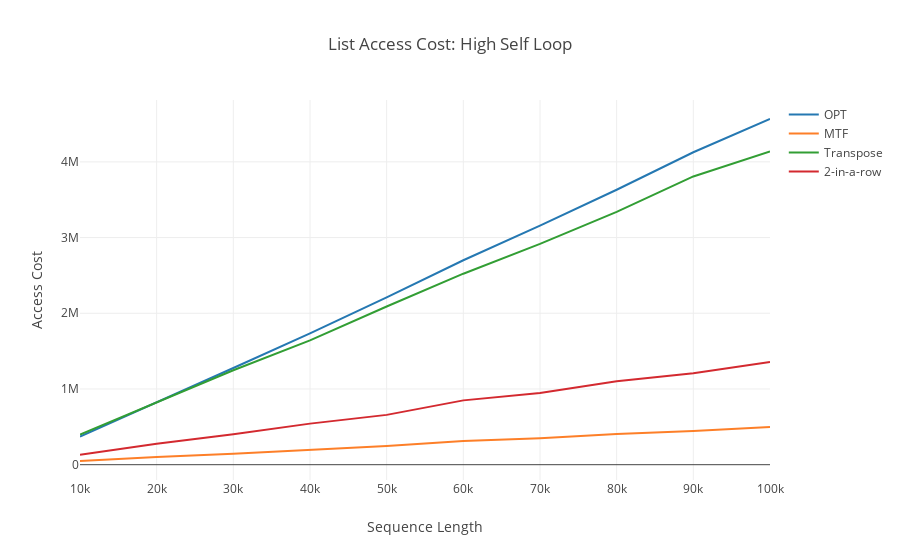
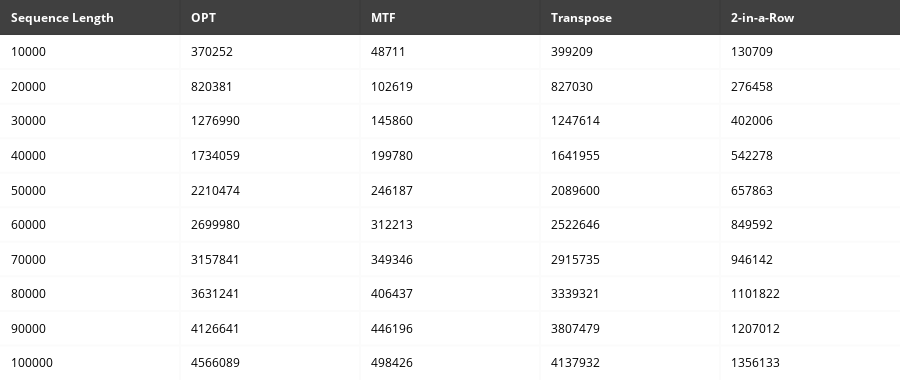

Source (notebook cell) for these figures, in order:
### Code cell
df = pd.read_csv('list/staticMarkovHighListAccessCost.csv')

trace1 = go.Scatter(
                    x=df['Sequence Length'], y=df['Access Costs'], # Data
                    mode='lines', name='OPT',
                    line = dict(color = ('rgb(37, 120, 178)'))
                    )

df = pd.read_csv('list/mtfMarkovHighListAccessCost.csv')

trace2 = go.Scatter(
                    x=df['Sequence Length'], y=df['Access Costs'], # Data
                    mode='lines', name='MTF',
                    line = dict(color = ('rgb(253, 127, 40)'))
                   )

df = pd.read_csv('list/transposeMarkovHighListAccessCost.csv')

trace3 = go.Scatter(
                    x=df['Sequence Length'], y=df['Access Costs'], # Data
                    mode='lines', name='Transpose',
                    line = dict(color = ('rgb(50, 158, 52)'))
                   )

df = pd.read_csv('list/kInARowMarkovHighListAccessCost.csv')

trace4 = go.Scatter(
                    x=df['Sequence Length'], y=df['Access Costs'], # Data
                    mode='lines', name='2-in-a-row',
                    line = dict(color = ('rgb(211, 41, 47)'))
                   )



layout = go.Layout(title='List Access Cost: High Self Loop',
                   plot_bgcolor='rgb(255, 255,255)',
                   xaxis=dict(title='Sequence Length'),
                   yaxis=dict(title='Access Cost'))

fig = go.Figure(data=[trace1, trace2, trace3, trace4], layout=layout)

iplot(fig)

df = pd.read_csv('table/MarkovHighList.csv')
colorscale = [[0, '#000000'],[.5, '#FFFFFF'],[1, '#ffffff']]
table = ff.create_table(df, colorscale=colorscale)
iplot(table)

### Figure 1 — Plotly figure (JSON) as saved in the notebook; plotly's stock layout.template omitted (floating-point values rounded to 4 significant figures)
{"data": [{"line": {"color": "rgb(37, 120, 178)"}, "mode": "lines", "name": "OPT", "type": "scatter", "uid": "0bda8780-a7e1-4d58-8e0e-cd65b5ae4199", "x": [10000, 20000, 30000, 40000, 50000, 60000, 70000, 80000, 90000, 100000], "y": [370252, 820381, 1276990, 1734059, 2210474, 2699980, 3157841, 3631241, 4126641, 4566089]}, {"line": {"color": "rgb(253, 127, 40)"}, "mode": "lines", "name": "MTF", "type": "scatter", "uid": "655cc435-684a-41c5-8111-97fd984e80d1", "x": [10000, 20000, 30000, 40000, 50000, 60000, 70000, 80000, 90000, 100000], "y": [48711, 102619, 145860, 199780, 246187, 312213, 349346, 406437, 446196, 498426]}, {"line": {"color": "rgb(50, 158, 52)"}, "mode": "lines", "name": "Transpose", "type": "scatter", "uid": "660793aa-ffca-4f21-bc1a-f4ae08b63c8f", "x": [10000, 20000, 30000, 40000, 50000, 60000, 70000, 80000, 90000, 100000], "y": [399209, 827030, 1247614, 1641955, 2089600, 2522646, 2915735, 3339321, 3807479, 4137932]}, {"line": {"color": "rgb(211, 41, 47)"}, "mode": "lines", "name": "2-in-a-row", "type": "scatter", "uid": "91afd8de-bf6b-4692-92f3-604a6b581ff1", "x": [10000, 20000, 30000, 40000, 50000, 60000, 70000, 80000, 90000, 100000], "y": [130709, 276458, 402006, 542278, 657863, 849592, 946142, 1101822, 1207012, 1356133]}], "layout": {"plot_bgcolor": "rgb(255, 255,255)", "title": "List Access Cost: High Self Loop", "xaxis": {"title": "Sequence Length"}, "yaxis": {"title": "Access Cost"}}}

### Figure 2 — Plotly figure (JSON) as saved in the notebook; plotly's stock layout.template omitted (floating-point values rounded to 4 significant figures)
{"data": [{"colorscale": [[0, "#000000"], [0.5, "#FFFFFF"], [1, "#ffffff"]], "hoverinfo": "none", "opacity": 0.75, "showscale": false, "type": "heatmap", "uid": "55fe295e-4b79-440b-b2e5-ceb5afd31289", "z": [[0, 0, 0, 0, 0], [0.5, 0.5, 0.5, 0.5, 0.5], [1, 1, 1, 1, 1], [0.5, 0.5, 0.5, 0.5, 0.5], [1, 1, 1, 1, 1], [0.5, 0.5, 0.5, 0.5, 0.5], [1, 1, 1, 1, 1], [0.5, 0.5, 0.5, 0.5, 0.5], [1, 1, 1, 1, 1], [0.5, 0.5, 0.5, 0.5, 0.5], [1, 1, 1, 1, 1]]}], "layout": {"annotations": [{"align": "left", "font": {"color": "#ffffff"}, "showarrow": false, "text": "<b>Sequence Length</b>", "x": -0.45, "xanchor": "left", "xref": "x", "y": 0, "yref": "y"}, {"align": "left", "font": {"color": "#ffffff"}, "showarrow": false, "text": "<b>OPT</b>", "x": 0.55, "xanchor": "left", "xref": "x", "y": 0, "yref": "y"}, {"align": "left", "font": {"color": "#ffffff"}, "showarrow": false, "text": "<b>MTF</b>", "x": 1.55, "xanchor": "left", "xref": "x", "y": 0, "yref": "y"}, {"align": "left", "font": {"color": "#ffffff"}, "showarrow": false, "text": "<b>Transpose</b>", "x": 2.55, "xanchor": "left", "xref": "x", "y": 0, "yref": "y"}, {"align": "left", "font": {"color": "#ffffff"}, "showarrow": false, "text": "<b>2-in-a-Row</b>", "x": 3.55, "xanchor": "left", "xref": "x", "y": 0, "yref": "y"}, {"align": "left", "font": {"color": "#000000"}, "showarrow": false, "text": "10000", "x": -0.45, "xanchor": "left", "xref": "x", "y": 1, "yref": "y"}, {"align": "left", "font": {"color": "#000000"}, "showarrow": false, "text": "370252", "x": 0.55, "xanchor": "left", "xref": "x", "y": 1, "yref": "y"}, {"align": "left", "font": {"color": "#000000"}, "showarrow": false, "text": "48711", "x": 1.55, "xanchor": "left", "xref": "x", "y": 1, "yref": "y"}, {"align": "left", "font": {"color": "#000000"}, "showarrow": false, "text": "399209", "x": 2.55, "xanchor": "left", "xref": "x", "y": 1, "yref": "y"}, {"align": "left", "font": {"color": "#000000"}, "showarrow": false, "text": "130709", "x": 3.55, "xanchor": "left", "xref": "x", "y": 1, "yref": "y"}, {"align": "left", "font": {"color": "#000000"}, "showarrow": false, "text": "20000", "x": -0.45, "xanchor": "left", "xref": "x", "y": 2, "yref": "y"}, {"align": "left", "font": {"color": "#000000"}, "showarrow": false, "text": "820381", "x": 0.55, "xanchor": "left", "xref": "x", "y": 2, "yref": "y"}, {"align": "left", "font": {"color": "#000000"}, "showarrow": false, "text": "102619", "x": 1.55, "xanchor": "left", "xref": "x", "y": 2, "yref": "y"}, {"align": "left", "font": {"color": "#000000"}, "showarrow": false, "text": "827030", "x": 2.55, "xanchor": "left", "xref": "x", "y": 2, "yref": "y"}, {"align": "left", "font": {"color": "#000000"}, "showarrow": false, "text": "276458", "x": 3.55, "xanchor": "left", "xref": "x", "y": 2, "yref": "y"}, {"align": "left", "font": {"color": "#000000"}, "showarrow": false, "text": "30000", "x": -0.45, "xanchor": "left", "xref": "x", "y": 3, "yref": "y"}, {"align": "left", "font": {"color": "#000000"}, "showarrow": false, "text": "1276990", "x": 0.55, "xanchor": "left", "xref": "x", "y": 3, "yref": "y"}, {"align": "left", "font": {"color": "#000000"}, "showarrow": false, "text": "145860", "x": 1.55, "xanchor": "left", "xref": "x", "y": 3, "yref": "y"}, {"align": "left", "font": {"color": "#000000"}, "showarrow": false, "text": "1247614", "x": 2.55, "xanchor": "left", "xref": "x", "y": 3, "yref": "y"}, {"align": "left", "font": {"color": "#000000"}, "showarrow": false, "text": "402006", "x": 3.55, "xanchor": "left", "xref": "x", "y": 3, "yref": "y"}, {"align": "left", "font": {"color": "#000000"}, "showarrow": false, "text": "40000", "x": -0.45, "xanchor": "left", "xref": "x", "y": 4, "yref": "y"}, {"align": "left", "font": {"color": "#000000"}, "showarrow": false, "text": "1734059", "x": 0.55, "xanchor": "left", "xref": "x", "y": 4, "yref": "y"}, {"align": "left", "font": {"color": "#000000"}, "showarrow": false, "text": "199780", "x": 1.55, "xanchor": "left", "xref": "x", "y": 4, "yref": "y"}, {"align": "left", "font": {"color": "#000000"}, "showarrow": false, "text": "1641955", "x": 2.55, "xanchor": "left", "xref": "x", "y": 4, "yref": "y"}, {"align": "left", "font": {"color": "#000000"}, "showarrow": false, "text": "542278", "x": 3.55, "xanchor": "left", "xref": "x", "y": 4, "yref": "y"}, {"align": "left", "font": {"color": "#000000"}, "showarrow": false, "text": "50000", "x": -0.45, "xanchor": "left", "xref": "x", "y": 5, "yref": "y"}, {"align": "left", "font": {"color": "#000000"}, "showarrow": false, "text": "2210474", "x": 0.55, "xanchor": "left", "xref": "x", "y": 5, "yref": "y"}, {"align": "left", "font": {"color": "#000000"}, "showarrow": false, "text": "246187", "x": 1.55, "xanchor": "left", "xref": "x", "y": 5, "yref": "y"}, {"align": "left", "font": {"color": "#000000"}, "showarrow": false, "text": "2089600", "x": 2.55, "xanchor": "left", "xref": "x", "y": 5, "yref": "y"}, {"align": "left", "font": {"color": "#000000"}, "showarrow": false, "text": "657863", "x": 3.55, "xanchor": "left", "xref": "x", "y": 5, "yref": "y"}, {"align": "left", "font": {"color": "#000000"}, "showarrow": false, "text": "60000", "x": -0.45, "xanchor": "left", "xref": "x", "y": 6, "yref": "y"}, {"align": "left", "font": {"color": "#000000"}, "showarrow": false, "text": "2699980", "x": 0.55, "xanchor": "left", "xref": "x", "y": 6, "yref": "y"}, {"align": "left", "font": {"color": "#000000"}, "showarrow": false, "text": "312213", "x": 1.55, "xanchor": "left", "xref": "x", "y": 6, "yref": "y"}, {"align": "left", "font": {"color": "#000000"}, "showarrow": false, "text": "2522646", "x": 2.55, "xanchor": "left", "xref": "x", "y": 6, "yref": "y"}, {"align": "left", "font": {"color": "#000000"}, "showarrow": false, "text": "849592", "x": 3.55, "xanchor": "left", "xref": "x", "y": 6, "yref": "y"}, {"align": "left", "font": {"color": "#000000"}, "showarrow": false, "text": "70000", "x": -0.45, "xanchor": "left", "xref": "x", "y": 7, "yref": "y"}, {"align": "left", "font": {"color": "#000000"}, "showarrow": false, "text": "3157841", "x": 0.55, "xanchor": "left", "xref": "x", "y": 7, "yref": "y"}, {"align": "left", "font": {"color": "#000000"}, "showarrow": false, "text": "349346", "x": 1.55, "xanchor": "left", "xref": "x", "y": 7, "yref": "y"}, {"align": "left", "font": {"color": "#000000"}, "showarrow": false, "text": "2915735", "x": 2.55, "xanchor": "left", "xref": "x", "y": 7, "yref": "y"}, {"align": "left", "font": {"color": "#000000"}, "showarrow": false, "text": "946142", "x": 3.55, "xanchor": "left", "xref": "x", "y": 7, "yref": "y"}, {"align": "left", "font": {"color": "#000000"}, "showarrow": false, "text": "80000", "x": -0.45, "xanchor": "left", "xref": "x", "y": 8, "yref": "y"}, {"align": "left", "font": {"color": "#000000"}, "showarrow": false, "text": "3631241", "x": 0.55, "xanchor": "left", "xref": "x", "y": 8, "yref": "y"}, {"align": "left", "font": {"color": "#000000"}, "showarrow": false, "text": "406437", "x": 1.55, "xanchor": "left", "xref": "x", "y": 8, "yref": "y"}, {"align": "left", "font": {"color": "#000000"}, "showarrow": false, "text": "3339321", "x": 2.55, "xanchor": "left", "xref": "x", "y": 8, "yref": "y"}, {"align": "left", "font": {"color": "#000000"}, "showarrow": false, "text": "1101822", "x": 3.55, "xanchor": "left", "xref": "x", "y": 8, "yref": "y"}, {"align": "left", "font": {"color": "#000000"}, "showarrow": false, "text": "90000", "x": -0.45, "xanchor": "left", "xref": "x", "y": 9, "yref": "y"}, {"align": "left", "font": {"color": "#000000"}, "showarrow": false, "text": "4126641", "x": 0.55, "xanchor": "left", "xref": "x", "y": 9, "yref": "y"}, {"align": "left", "font": {"color": "#000000"}, "showarrow": false, "text": "446196", "x": 1.55, "xanchor": "left", "xref": "x", "y": 9, "yref": "y"}, {"align": "left", "font": {"color": "#000000"}, "showarrow": false, "text": "3807479", "x": 2.55, "xanchor": "left", "xref": "x", "y": 9, "yref": "y"}, {"align": "left", "font": {"color": "#000000"}, "showarrow": false, "text": "1207012", "x": 3.55, "xanchor": "left", "xref": "x", "y": 9, "yref": "y"}, {"align": "left", "font": {"color": "#000000"}, "showarrow": false, "text": "100000", "x": -0.45, "xanchor": "left", "xref": "x", "y": 10, "yref": "y"}, {"align": "left", "font": {"color": "#000000"}, "showarrow": false, "text": "4566089", "x": 0.55, "xanchor": "left", "xref": "x", "y": 10, "yref": "y"}, {"align": "left", "font": {"color": "#000000"}, "showarrow": false, "text": "498426", "x": 1.55, "xanchor": "left", "xref": "x", "y": 10, "yref": "y"}, {"align": "left", "font": {"color": "#000000"}, "showarrow": false, "text": "4137932", "x": 2.55, "xanchor": "left", "xref": "x", "y": 10, "yref": "y"}, {"align": "left", "font": {"color": "#000000"}, "showarrow": false, "text": "1356133", "x": 3.55, "xanchor": "left", "xref": "x", "y": 10, "yref": "y"}], "height": 380, "margin": {"b": 0, "l": 0, "r": 0, "t": 0}, "xaxis": {"dtick": 1, "gridwidth": 2, "showticklabels": false, "tick0": -0.5, "ticks": "", "zeroline": false}, "yaxis": {"autorange": "reversed", "dtick": 1, "gridwidth": 2, "showticklabels": false, "tick0": 0.5, "ticks": "", "zeroline": false}}}
